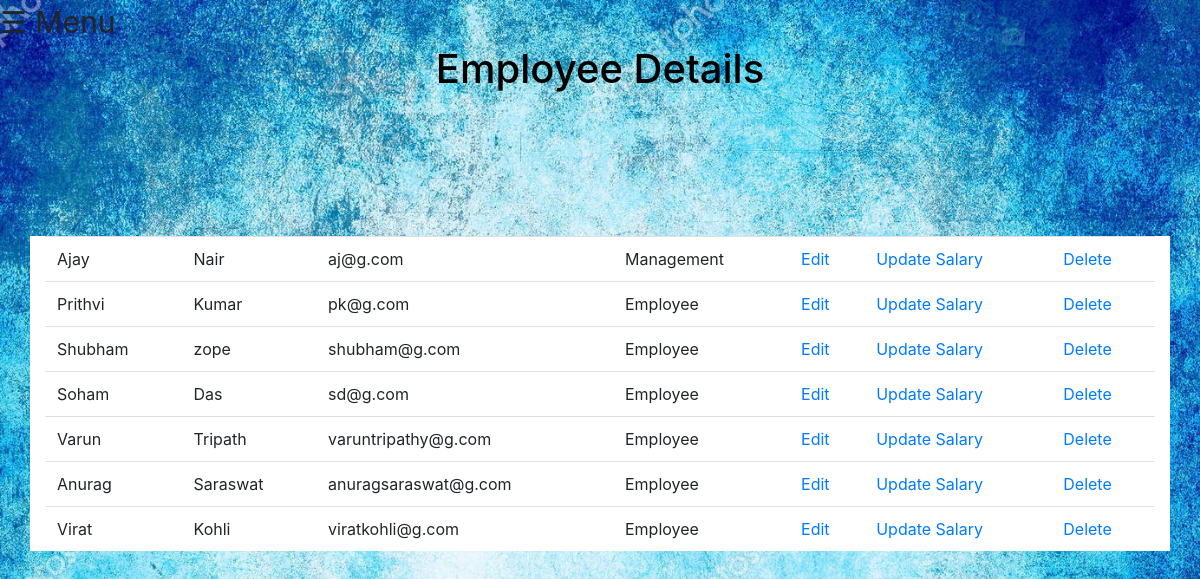
Screenshot of /viewemploy.php (signed in) with the database file from the repository.
### tables this page shows
CREATE TABLE `addemploy` (
  `Employ_ID` int(11) NOT NULL,
  `fname` varchar(45) DEFAULT NULL,
  `mname` varchar(45) DEFAULT NULL,
  `lname` varchar(45) DEFAULT NULL,
  `qualify` varchar(45) DEFAULT NULL,
  `blood` varchar(45) DEFAULT NULL,
  `email` varchar(45) DEFAULT NULL,
  `phone` varchar(20) DEFAULT NULL,
  `exp` varchar(45) DEFAULT NULL,
  `department` varchar(45) DEFAULT NULL,
  `designation` varchar(45) DEFAULT NULL,
  `addr` varchar(45) DEFAULT NULL,
  `Password` varchar(45) NOT NULL,
  `MainRole` varchar(45) NOT NULL,
  `jd` varchar(20) DEFAULT NULL
);

### viewemploy.php (the view, shortened to what this page needs)
<?php
include('bootstrap.php') ;
 include('configall.php');
 ?>
<!DOCTYPE html>
<html lang="en" dir="ltr">
  <head>
    <link rel="stylesheet" href="viewemploy.css?v=<?php echo time(); ?>">
    <link rel="stylesheet" href="https://maxcdn.bootstrapcdn.com/bootstrap/4.5.2/css/bootstrap.min.css">
  </head>
  <body>
  <div class="side"
        <span style="font-size:30px;cursor:pointer" onclick="openNav()">&#9776; Menu</span>
  <div>
  <div class="heading">
    <center><h2>Employee Details</h2></center>
  </div>
  <br><br><br>
  <div class="container">
  <?php  echo('<table class="table table-hover">'."\n");
$stmt = $pdo->query("SELECT fname,lname, email, Employ_ID,MainRole FROM addemploy");
while ( $row = $stmt->fetch(PDO::FETCH_ASSOC) ) {
    echo "<tr><td>";
    echo(htmlentities($row['fname']));
    echo("</td><td>");
    echo(htmlentities($row['lname']));
    echo("</td><td>");
    echo(htmlentities($row['email']));
    echo("</td><td>");
    echo(htmlentities($row['MainRole']));
    echo("</td><td>");
    echo('<a href="edit.php?Employ_ID='.$row['Employ_ID'].'">Edit</a>  ');
    echo("</td><td>");
    echo('<a href="salary.php?Employ_ID='.$row['Employ_ID'].'">Update Salary</a>  ');
    echo("</td><td>");
    echo('<a href="empdeletetest.php?Employ_ID='.$row['Employ_ID'].'">Delete</a>');
    echo("</td></tr>\n");
}
?>
</table>
  </div>
  </body>
</html>

### viewemploy.css (style rules this page uses)
body { background: url(bgImage7.jpg); margin:0; padding:0; background-size: cover; font-family: Arial; }
.heading h2 { font-size: 40px; color: black; }
body { font-family: 'Montserrat', sans-serif; font-weight: bold; }
.container { background-color: white; }

### rows the page displays
addemploy: fname "Ajay", lname "Nair", email "aj@g.com", MainRole "Management"
addemploy: fname "Prithvi", lname "Kumar", email "pk@g.com", MainRole "Employee"
addemploy: fname "Shubham", lname "zope", email "shubham@g.com", MainRole "Employee"
addemploy: fname "Soham", lname "Das", email "sd@g.com", MainRole "Employee"
addemploy: fname "Varun", lname "Tripath", email "varuntripathy@g.com", MainRole "Employee"
addemploy: fname "Anurag", lname "Saraswat", email "anuragsaraswat@g.com", MainRole "Employee"
addemploy: fname "Virat", lname "Kohli", email "viratkohli@g.com", MainRole "Employee"
